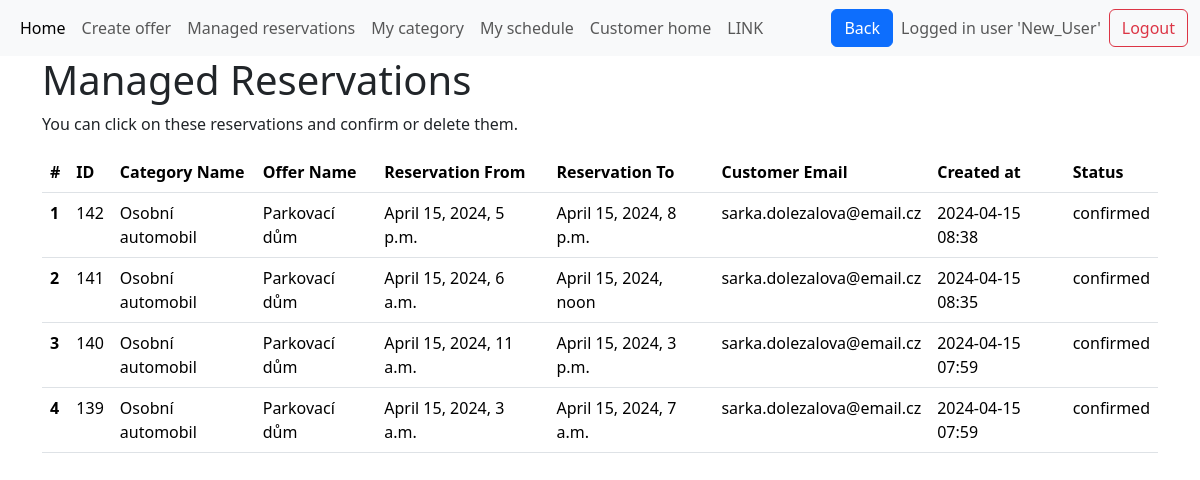
Page /managed_reservations (signed in) on the committed database.
### base/models.py (models this page shows, shortened)
class Reservation(models.Model):
    reservation_from = models.DateTimeField(help_text="Start time/date of the reservation")
    reservation_to = models.DateTimeField(null=True, blank=True, help_text="End time/date of the reservation")
    submission_time = models.DateTimeField(default=timezone.now, help_text="When the reservation was submitted")
    confirmed_by_manager = models.CharField(
        max_length=1,
        choices=[("A", "Confirmed"), ("N", "Not Confirmed")],
        null=True,
        blank=True,
        help_text="Whether the reservation is confirmed by a manager"
    )
    customer_email = models.EmailField()
    customer_name = models.CharField(max_length=100)
    verification_token = models.CharField(max_length=64)  # Assuming you're using a hex token
    belongs_to_category = models.ForeignKey(Category, on_delete=models.CASCADE, related_name='reservations', help_text="The category of the unit being reserved")
    status = models.CharField(
        max_length=20,
        choices=[
            ("pending", "Pending"),
            ("confirmed", "Confirmed"),
            ("cancelled", "Cancelled"),
            ("completed", "Completed"),
        ],
        default="pending",
        help_text="The current status of the reservation"
    )
    class Meta:
        ordering = ['-submission_time'] # Reservations ordered in ascending order (earliest first)

class Category(models.Model):
    category_name = models.CharField(max_length=50)
    category_description = models.CharField(max_length=1000, null=True, blank=True)
    category_capacity = models.IntegerField(default=1,help_text="How many reservations at one time are possible? e.g.seminar = 20 or parkplace = 1")
    max_simultaneous_reservations = models.IntegerField(default=1)
    additional_time = models.DurationField(null=True, blank=True,default=timedelta(0))
    count_of_units = models.IntegerField(default=1,help_text="How many units are there in this category? e.g. 5 parkplaces for disabled people")
    created_at = models.DateTimeField(default=timezone.now)
    unit_names = models.JSONField(default=list) # list of unit names
    opening_time = models.TimeField(default=datetime.time(0, 0))
    closing_time = models.TimeField(default=datetime.time(23, 59,59)) #TODO 24:00 and default values 9:23-9:23
    belongs_to_offer = models.ForeignKey(Offer, on_delete=models.CASCADE)
    category_pricing = models.ForeignKey(Pricing, on_delete=models.CASCADE, null=True)

class Offer(models.Model):
    offer_name = models.CharField(max_length=50)
    available_from = models.DateField(null=True, blank=True)
    available_to = models.DateField(null=True, blank=True)
    created_at = models.DateTimeField(default=timezone.now)
    manager_of_this_offer = models.ForeignKey(
        User, on_delete=models.CASCADE, null=True, blank=True
    )
    class Meta:
        unique_together = (
            "offer_name",
            "manager_of_this_offer",
        )  # there cannot be two same named offers managed by the same user

### base/views.py (the view)
# urls.py: path('managed_reservations',views.managed_reservations, name='managed_reservations' ),
@login_required
def managed_reservations(request):
    user_timezone = request.user.userprofile.timezone if hasattr(request.user, 'userprofile') else 'UTC'
    timezone.activate(user_timezone)
    categories = Category.objects.filter(
        belongs_to_offer__manager_of_this_offer=request.user
    )
    reservations = (
        Reservation.objects.filter(belongs_to_category__in=categories)
        .select_related("belongs_to_category", "belongs_to_category__belongs_to_offer")
        .order_by("-submission_time",
            "reservation_from", "belongs_to_category__belongs_to_offer__offer_name"
        )
    )
    return render(
        request,
        "managed_reservations.html",
        {
            "reservations": reservations,
        },
    )

### templates/managed_reservations.html (shortened to what this page needs)
{% extends 'main.html' %}
{% load crispy_forms_tags %}
{% load static %}
{% block content %}
<div class="container-md">
    <h1>Managed Reservations</h1>
    <p>You can click on these reservations and confirm or delete them.</p>
    {% if reservations %}
    <div class="table-responsive" style="max-height: 450px; overflow-y: auto;">
        <table class="table table-hover">
            <thead>
                <tr>
                    <th scope="col">#</th>
                    <th scope="col">ID</th>
                    <th scope="col">Category Name</th>
                    <th scope="col">Offer Name</th>
                    <th scope="col">Reservation From</th>
                    <th scope="col">Reservation To</th>
                    <th scope="col">Customer Email</th>
                    <th scope="col">Created at</th>
                    <th scope="col">Status</th>
                </tr>
            </thead>
            <tbody>
                {% for reservation in reservations %}
                <tr data-token="{{ reservation.verification_token }}" class="clickable-row">
                    <th scope="row">{{ forloop.counter }}</th>
                    <td>{{ reservation.id }}</td>
                    <td>{{ reservation.belongs_to_category.category_name }}</td>
                    <td>{{ reservation.belongs_to_category.belongs_to_offer.offer_name }}</td>
                    <td>{{ reservation.reservation_from }}</td>
                    <td>{{ reservation.reservation_to }}</td>
                    <td>{{ reservation.customer_email }}</td>
                    <td>{{ reservation.submission_time|date:"Y-m-d H:i" }}</td>
                    <td>{{ reservation.status}}</td>
                </tr>
                {% endfor %}
            </tbody>
        </table>
        {% else %}
        <p>No reservations found.</p>
    </div>
    {% endif %}
</div>
<link rel="stylesheet" href="{% static 'base/css/style.css' %}" type="text/css">
{% endblock %}

### templates/navbar.html (shortened to what this page needs)
<nav class="navbar navbar-expand-lg bg-body-tertiary">
  <div class="container-fluid">
    <div class="collapse navbar-collapse" id="navbarSupportedContent">
      <ul class="navbar-nav me-auto mb-2 mb-lg-0">
        <li class="nav-item">
          <a class="nav-link active" aria-current="page" href="/manager_home">Home</a>
        </li>
        <li class="nav-item">
          <a class="nav-link" href="/create_offer">Create offer</a>
        </li>
        <li class="nav-item">
          <a class="nav-link" href="/managed_reservations">Managed reservations</a>
        </li>
        <li class="nav-item">
          <a class="nav-link" href="/my_schedule">My category</a>
        </li>
        <li class="nav-item">
          <a class="nav-link" href="/my_schedule">My schedule</a>
        </li>
        {% if request.user.is_authenticated %}
        <li class="nav-item">
          <a class="nav-link" href="{% url 'customer_home' manager_id=request.user.id %}">Customer home</a>
        </li>
        <li class="nav-item">
          <a class="nav-link" href="{% url 'manager_link' manager_id=request.user.id %}">LINK</a>
        </li>
        {% endif %}
      </ul>
      <button type="submit" class="btn btn-primary me-2" onclick="goBack()">Back</button>
       <div class="d-flex align-items-center">
        {% if request.user.is_authenticated %}
        <span class="navbar-text me-2"> Logged in user '{{ request.user.username | title }}'</span>
        <a class="btn btn-outline-danger" href="{% url 'logout' %}">Logout</a>
        {% else %}
        <a class="btn btn-outline-primary" href="{% url 'login' %}">Login</a>
        {% endif %}
      </div>
    </div>
    </div>
</nav>

### rows in the picture
Reservation: id "142", belongs_to_category.category_name "Osobní automobil", belongs_to_category.belongs_to_offer.offer_name "Parkovací dům", reservation_from "April 15, 2024, 5 p.m.", reservation_to "April 15, 2024, 8 p.m.", customer_email "sarka.dolezalova@email.cz", submission_time "2024-04-15 08:38", status "confirmed"
Reservation: id "141", belongs_to_category.category_name "Osobní automobil", belongs_to_category.belongs_to_offer.offer_name "Parkovací dům", reservation_from "April 15, 2024, 6 a.m.", reservation_to "April 15, 2024, noon", customer_email "sarka.dolezalova@email.cz", submission_time "2024-04-15 08:35", status "confirmed"
Reservation: id "140", belongs_to_category.category_name "Osobní automobil", belongs_to_category.belongs_to_offer.offer_name "Parkovací dům", reservation_from "April 15, 2024, 11 a.m.", reservation_to "April 15, 2024, 3 p.m.", customer_email "sarka.dolezalova@email.cz", submission_time "2024-04-15 07:59", status "confirmed"
Reservation: id "139", belongs_to_category.category_name "Osobní automobil", belongs_to_category.belongs_to_offer.offer_name "Parkovací dům", reservation_from "April 15, 2024, 3 a.m.", reservation_to "April 15, 2024, 7 a.m.", customer_email "sarka.dolezalova@email.cz", submission_time "2024-04-15 07:59", status "confirmed"

### other values in the picture
{{ request.user.username | title }} "New_User"
